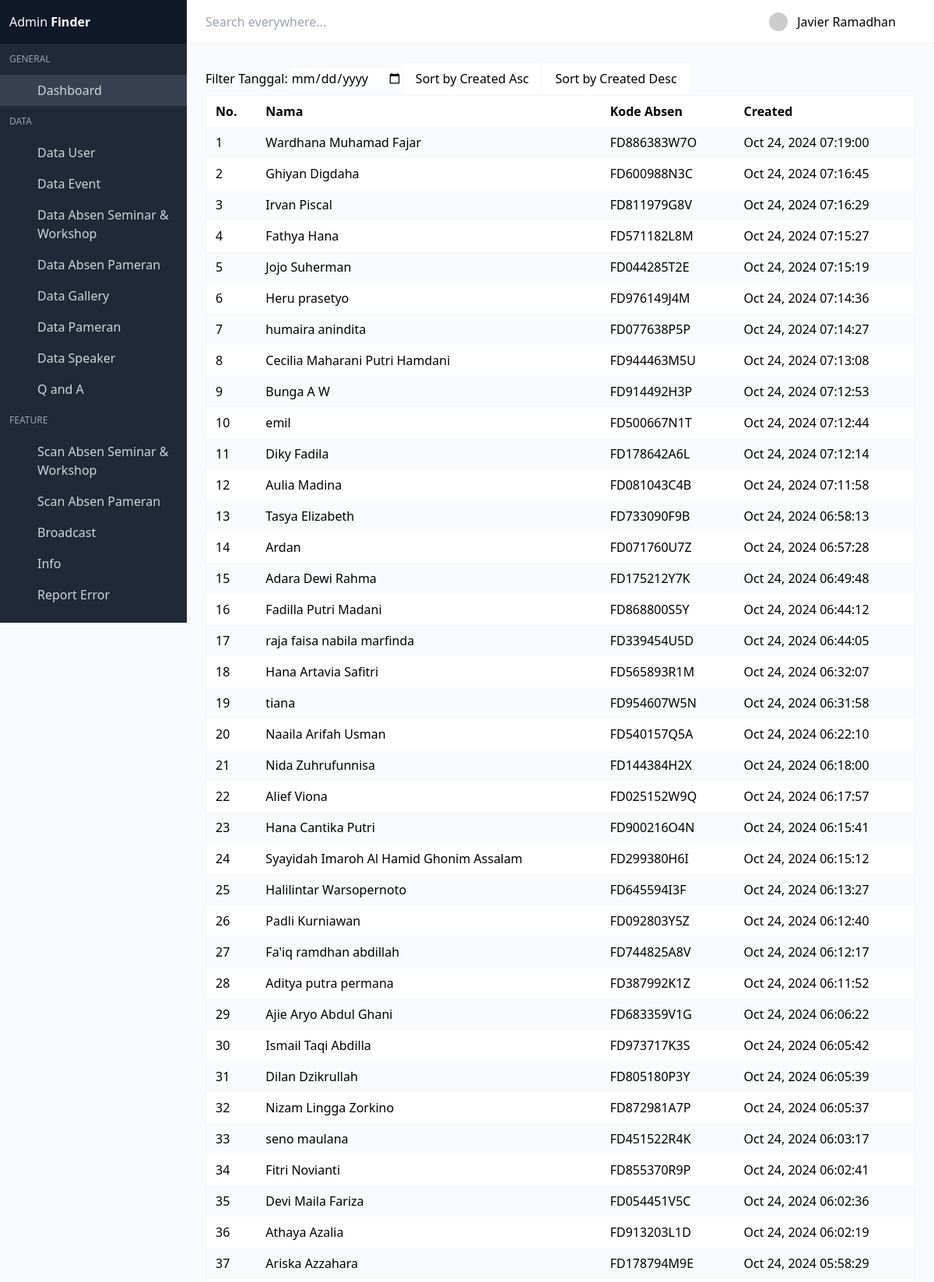
Screenshot of /admin-one/dist/dataabsenpameran.php (signed in, upper part) with the database file from the repository.
### tables this page shows
CREATE TABLE `absenpameran` (
  `id_absenpameran` int(11) NOT NULL,
  `kode_absen` varchar(225) NOT NULL,
  `created_absen` timestamp NOT NULL DEFAULT current_timestamp()
);

CREATE TABLE `user` (
  `id_user` int(11) NOT NULL,
  `nama` varchar(255) NOT NULL,
  `tgl_lahir` date NOT NULL,
  `no_hp` varchar(15) NOT NULL,
  `instansi` varchar(255) NOT NULL,
  `email` varchar(255) NOT NULL,
  `password` varchar(255) NOT NULL,
  `created` timestamp NOT NULL DEFAULT current_timestamp(),
  `kode_account` varchar(11) NOT NULL
);

### admin-one/dist/dataabsenpameran.php (the view, shortened to what this page needs)
<!DOCTYPE html>
<html lang="en" class="">
<head>
  <link rel="stylesheet" href="css/main.css?v=1628755089081">
</head>
<body>
  <div id="app">
    <?php include 'navbar.php'; ?>
<section class="section main-section">
  <div class="flex items-center mb-4">
    <form action="" method="GET" class="mr-4">
      <label for="date_filter" class="mr-2">Filter Tanggal:</label>
      <input type="date" name="date_filter" id="date_filter" value="<?php echo $_GET['date_filter'] ?? ''; ?>"
        onchange="this.form.submit()">
    </form>
    <a href="?sort=created_asc" class="button ml-auto">Sort by Created Asc</a>
    <a href="?sort=created_desc" class="button ml-2">Sort by Created Desc</a>
  </div>
  <div class="card has-table">
    <div class="card-content">
      <?php
      $per_page = isset($_GET['per_page']) ? $_GET['per_page'] : 50;
      $current_page = isset($_GET['page']) ? $_GET['page'] : 1;
      require_once "koneksi.php";
      $koneksi = mysqli_connect($host, $username, $password, $database);
      $query = "SELECT absenpameran.id_absenpameran, absenpameran.kode_absen, absenpameran.created_absen, user.nama
                FROM absenpameran
                INNER JOIN user ON absenpameran.kode_absen = user.kode_account";
      $sort = isset($_GET['sort']) ? $_GET['sort'] : 'created_desc';
      switch ($sort) {
        case 'created_desc':
        default:
          $query .= " ORDER BY absenpameran.created_absen DESC";
          break;
      }
      $offset = ($current_page - 1) * $per_page;
      $query .= " LIMIT ?, ?";
      $stmt = mysqli_prepare($koneksi, $query);
      if (!empty($_GET['date_filter'])) {
        mysqli_stmt_bind_param($stmt, "sii", $date_filter, $offset, $per_page);
      } else {
        mysqli_stmt_bind_param($stmt, "ii", $offset, $per_page);
      }
      mysqli_stmt_execute($stmt);
      $result = mysqli_stmt_get_result($stmt);
      if (mysqli_num_rows($result) > 0) {
        echo '<table class="min-w-full">';
        echo '<thead>';
        echo '<tr>';
        echo '<th class="text-left">No.</th>';
        echo '<th class="text-left">Nama</th>';
        echo '<th class="text-left">Kode Absen</th>';
        echo '<th class="text-left">Created</th>';
        echo '</tr>';
        echo '</thead>';
        echo '<tbody>';
        $index = $offset + 1;
        while ($row = mysqli_fetch_assoc($result)) {
          echo '<tr>';
          echo '<td>' . $index . '</td>';
          echo '<td>' . $row['nama'] . '</td>';
          echo '<td>' . $row['kode_absen'] . '</td>';
          echo '<td>' . date('M d, Y H:i:s', strtotime($row['created_absen'])) . '</td>';
          echo '</tr>';
          $index++;
        }
        echo '</tbody>';
        echo '</table>';
      }
      ?>
    </div>
  </div>
</section>
  </div>
  <link rel="stylesheet" href="https://cdn.materialdesignicons.com/4.9.95/css/materialdesignicons.min.css">
</body>
</html>

### rows the page displays
absenpameran: user.nama "Wardhana Muhamad Fajar", kode_absen "FD886383W7O", created_absen "Oct 24, 2024 07:19:00"
absenpameran: user.nama "Ghiyan Digdaha", kode_absen "FD600988N3C", created_absen "Oct 24, 2024 07:16:45"
absenpameran: user.nama "Irvan Piscal", kode_absen "FD811979G8V", created_absen "Oct 24, 2024 07:16:29"
absenpameran: user.nama "Fathya Hana", kode_absen "FD571182L8M", created_absen "Oct 24, 2024 07:15:27"
absenpameran: user.nama "Jojo Suherman", kode_absen "FD044285T2E", created_absen "Oct 24, 2024 07:15:19"
absenpameran: user.nama "Heru prasetyo", kode_absen "FD976149J4M", created_absen "Oct 24, 2024 07:14:36"
absenpameran: user.nama "humaira anindita", kode_absen "FD077638P5P", created_absen "Oct 24, 2024 07:14:27"
absenpameran: user.nama "Cecilia Maharani Putri Hamdani", kode_absen "FD944463M5U", created_absen "Oct 24, 2024 07:13:08"
absenpameran: user.nama "Bunga A W", kode_absen "FD914492H3P", created_absen "Oct 24, 2024 07:12:53"
absenpameran: user.nama "emil", kode_absen "FD500667N1T", created_absen "Oct 24, 2024 07:12:44"
absenpameran: user.nama "Diky Fadila", kode_absen "FD178642A6L", created_absen "Oct 24, 2024 07:12:14"
absenpameran: user.nama "Aulia Madina", kode_absen "FD081043C4B", created_absen "Oct 24, 2024 07:11:58"
absenpameran: user.nama "Tasya Elizabeth", kode_absen "FD733090F9B", created_absen "Oct 24, 2024 06:58:13"
absenpameran: user.nama "Ardan", kode_absen "FD071760U7Z", created_absen "Oct 24, 2024 06:57:28"
absenpameran: user.nama "Adara Dewi Rahma", kode_absen "FD175212Y7K", created_absen "Oct 24, 2024 06:49:48"
absenpameran: user.nama "Fadilla Putri Madani", kode_absen "FD868800S5Y", created_absen "Oct 24, 2024 06:44:12"
absenpameran: user.nama "raja faisa nabila marfinda", kode_absen "FD339454U5D", created_absen "Oct 24, 2024 06:44:05"
absenpameran: user.nama "Hana Artavia Safitri", kode_absen "FD565893R1M", created_absen "Oct 24, 2024 06:32:07"
absenpameran: user.nama "tiana", kode_absen "FD954607W5N", created_absen "Oct 24, 2024 06:31:58"
absenpameran: user.nama "Naaila Arifah Usman", kode_absen "FD540157Q5A", created_absen "Oct 24, 2024 06:22:10"
absenpameran: user.nama "Nida Zuhrufunnisa", kode_absen "FD144384H2X", created_absen "Oct 24, 2024 06:18:00"
absenpameran: user.nama "Alief Viona", kode_absen "FD025152W9Q", created_absen "Oct 24, 2024 06:17:57"
absenpameran: user.nama "Hana Cantika Putri", kode_absen "FD900216O4N", created_absen "Oct 24, 2024 06:15:41"
absenpameran: user.nama "Syayidah Imaroh Al Hamid Ghonim Assalam", kode_absen "FD299380H6I", created_absen "Oct 24, 2024 06:15:12"
absenpameran: user.nama "Halilintar Warsopernoto", kode_absen "FD645594I3F", created_absen "Oct 24, 2024 06:13:27"
absenpameran: user.nama "Padli Kurniawan", kode_absen "FD092803Y5Z", created_absen "Oct 24, 2024 06:12:40"
absenpameran: user.nama "Fa'iq ramdhan abdillah", kode_absen "FD744825A8V", created_absen "Oct 24, 2024 06:12:17"
absenpameran: user.nama "Aditya putra permana", kode_absen "FD387992K1Z", created_absen "Oct 24, 2024 06:11:52"
absenpameran: user.nama "Ajie Aryo Abdul Ghani", kode_absen "FD683359V1G", created_absen "Oct 24, 2024 06:06:22"
absenpameran: user.nama "Ismail Taqi Abdilla", kode_absen "FD973717K3S", created_absen "Oct 24, 2024 06:05:42"
absenpameran: user.nama "Dilan Dzikrullah", kode_absen "FD805180P3Y", created_absen "Oct 24, 2024 06:05:39"
absenpameran: user.nama "Nizam Lingga Zorkino", kode_absen "FD872981A7P", created_absen "Oct 24, 2024 06:05:37"
absenpameran: user.nama "seno maulana", kode_absen "FD451522R4K", created_absen "Oct 24, 2024 06:03:17"
absenpameran: user.nama "Fitri Novianti", kode_absen "FD855370R9P", created_absen "Oct 24, 2024 06:02:41"
absenpameran: user.nama "Devi Maila Fariza", kode_absen "FD054451V5C", created_absen "Oct 24, 2024 06:02:36"
absenpameran: user.nama "Athaya Azalia", kode_absen "FD913203L1D", created_absen "Oct 24, 2024 06:02:19"
absenpameran: user.nama "Ariska Azzahara", kode_absen "FD178794M9E", created_absen "Oct 24, 2024 05:58:29"

### other values shown
$_SESSION['admin_name'] "Javier Ramadhan"
